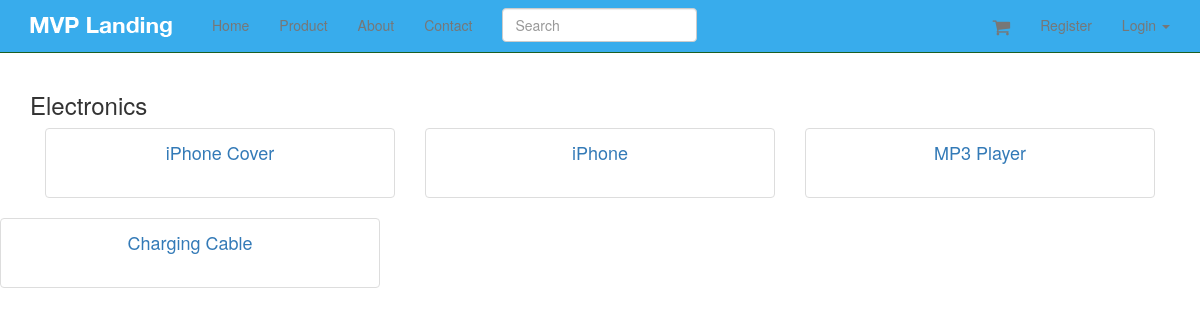
The page /categories/electronics/ on the database its author committed.
### products/models.py (models this page shows, shortened)
class Category(models.Model):
    title = models.CharField(max_length=120)
    slug = models.SlugField(unique=True)
    description = models.TextField(null=True, blank=True)
    active = models.BooleanField(default=True)
    timestamp = models.DateTimeField(auto_now_add=True, auto_now=False)
    def __unicode__(self):
        return self.title

class Product(models.Model):
    title = models.CharField(max_length=120)
    description = models.TextField(blank=True, null=True)
    price = models.DecimalField(decimal_places=2, max_digits=10)
    active = models.BooleanField(default=True)
    categories = models.ManyToManyField('Category', blank=True)
    default = models.ForeignKey('Category', related_name='default_category', null=True, blank=True)
    objects = ProductManager()
    class Meta:
        ordering = ["-title"]
    def get_absolute_url(self):
        return reverse("product_detail", kwargs={"pk": self.pk})
    def get_image_url(self):
        img = self.productimage_set.first()
        if img:
            return img.image.url
        return img  # None

### products/views.py (the view)
class CategoryDetailView(DetailView):
    model = Category
    def get_context_data(self, *args, **kwargs):
        context = super(CategoryDetailView, self).get_context_data(*args, **kwargs)
        obj = self.get_object()
        product_set = obj.product_set.all()
        default_products = obj.default_category.all()
        products = ( product_set | default_products ).distinct()
        context["products"] = products
        return context

### products/models.py (called while the page is built)
    def active(self):
        return self.filter(active=True)

    def get_queryset(self):
        return ProductQuerySet(self.model, using=self._db)

    def all(self, *args, **kwargs):
        return self.get_queryset().active()

### templates/products/category_detail.html
{% extends "base.html" %}
{% block content %}
    <h3>{{ object }}</h3>
    {% for product in products %}
        <div class="col-xs-4">
            {% with product=product %}
                {% include "products/product_thumbnail.html" %}
            {% endwith %}
        </div>
        {% cycle '' '' '</div><div class="row">' %}
    {% endfor %}
{% endblock %}

### templates/base.html (shortened to what this page needs)
{% load staticfiles %}
<!DOCTYPE html>
<html lang="en">
<head>
    {% include 'head_css.html' %}
</head>
<body>
{% include 'navbar.html' %}
<div class="container">
    {% block content %}
    {% endblock %}
</div>
</body>
</html>

### templates/head_css.html
{% load staticfiles %}
    <link rel="stylesheet" href="//maxcdn.bootstrapcdn.com/font-awesome/4.3.0/css/font-awesome.min.css">
    <link href="{% static 'css/bootstrap.min.css' %}" rel="stylesheet">
    <link href="{% static 'css/navbar-static-top.css' %}" rel="stylesheet">
     <link href="{% static 'css/custom.css' %}" rel="stylesheet">

### templates/navbar.html (shortened to what this page needs)
{% load staticfiles %}
<nav class="navbar navbar-default navbar-static-top">
    <div class="container">
        <div class="navbar-header">
            <a class="navbar-brand" href="{% url 'home' %}"><img src="{% static 'img/mvp_landing_logo.png' %}"/></a>
        </div>
        <div id="navbar" class="navbar-collapse collapse">
            <ul class="nav navbar-nav">
                <li><a href="{% url 'home' %}">Home</a></li>
                <li><a href="{% url 'products' %}">Product</a></li>
                <li><a href="{% url 'about' %}">About</a></li>
                <li><a href="{% url 'contact' %}">Contact</a></li>
                <form class="navbar-form navbar-left" method="GET" role="search" action='{% url "products" %}'>
                    <div class="form-group">
                        <input type="text" class="form-control" placeholder="Search" name="q">
                    </div>
                </form>
            </ul>
            <ul class="nav navbar-nav navbar-right">
                <li>
                    <a href="{% url "cart" %}"><i class="fa fa-shopping-cart fa-navbar-cart"></i>
                        </a>
                </li>
                {% if request.user.is_authenticated %}
                    <li><a href="{% url 'auth_logout' %}">Logout</a></li>
                {% else %}
                    <li><a href="{% url 'registration_register' %}">Register</a></li>
                    {% if not request.user.is_authenticated and not "/accounts/login" in request.get_full_path %}
                        <li class="dropdown">
                            <a href="#" class="dropdown-toggle" data-toggle="dropdown" role="button"
                               aria-expanded="false">Login
                                <span class="caret"></span></a>
                        </li>
                    {% endif %}
                {% endif %}
            </ul>
        </div>
    </div>
</nav>

### templates/products/product_thumbnail.html (shortened to what this page needs)
<div class="thumbnail text-center">
    <h4><a href="{{ product.get_absolute_url }}">{{ product.title }}</a></h4>
    {% if product.get_image_url %}
        <br/>
    {% endif %}
</div>

### templates/javascript.html (shortened to what this page needs)
{% load staticfiles %}

### static_in_pro/our_static/css/navbar-static-top.css (style rules this page uses)
body { min-height: 1000px; }
.navbar-static-top { margin-bottom: 19px; background-color: #38ACEC; border-color: #1A5F23; }
.navbar-default .navbar-brand { color: #FFF; }

### static_in_pro/our_static/css/custom.css (style rules this page uses)
.fa-navbar-cart { font-size: 19px; vertical-align: middle; }

### rows shown on the page
Category: title "Electronics"
Product: title "iPhone Cover"
Product: title "iPhone"
Product: title "MP3 Player"
Product: title "Charging Cable"
